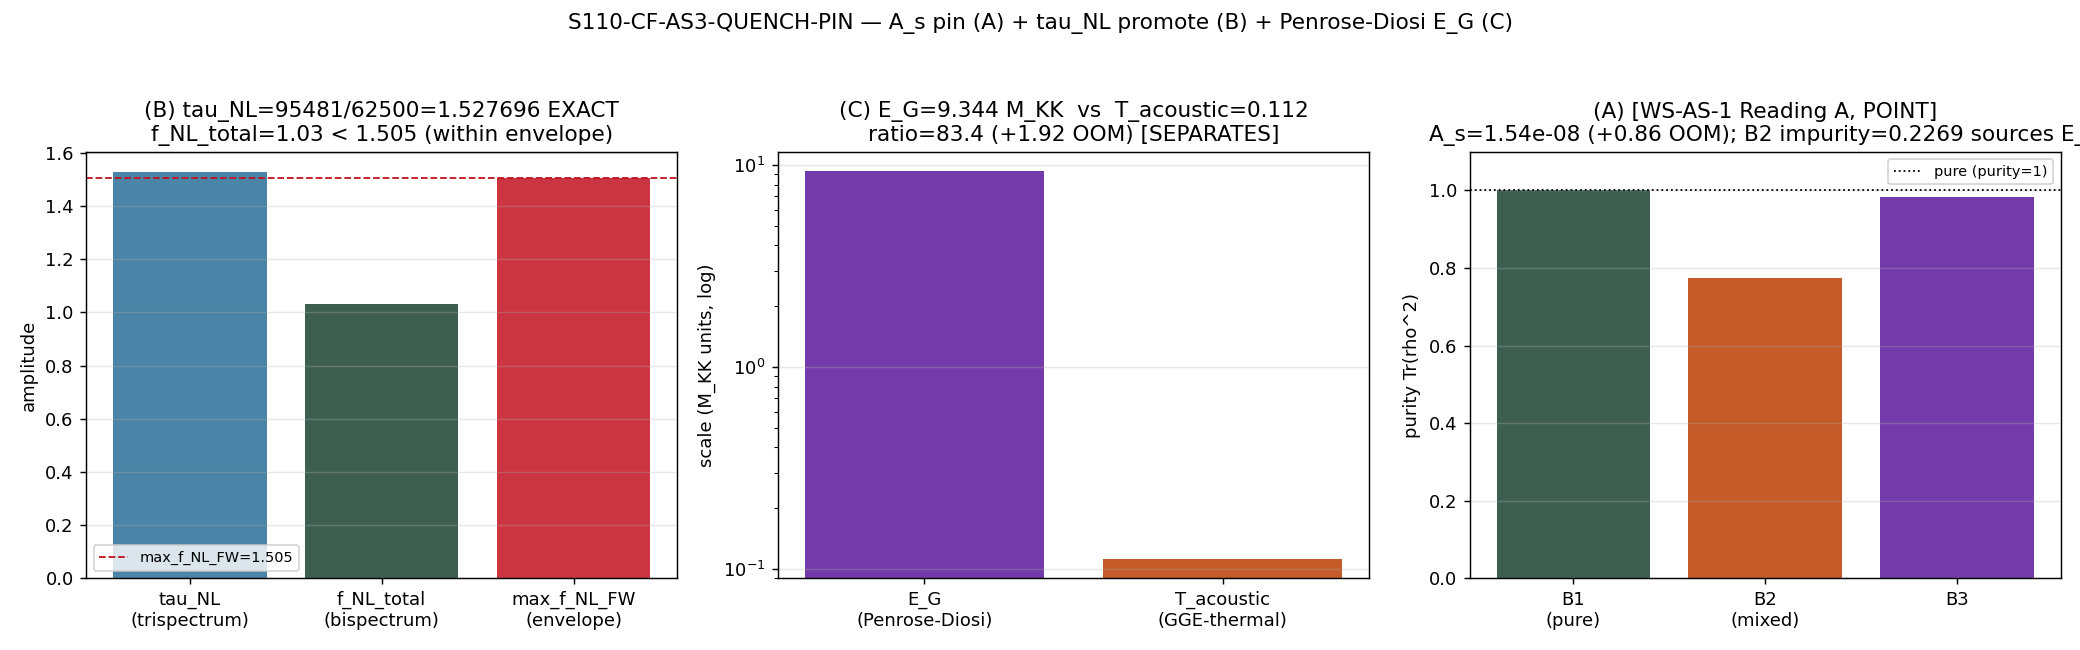

Here is the Python script that generated this plot:
#!/usr/bin/env python3
"""
S110 W4a-4 — S110-CF-AS3-QUENCH-PIN
A_s impulse-quench pin (A) + tau_NL canonical promotion (B) + Penrose-Diosi E_G (C)
====================================================================================

Gate: S110-CF-AS3-QUENCH-PIN  ([SIGN]; leg B directional)
Agent: lizzi-spectral-functional-theorist
Classification: PHONONIC

THREE sub-deliverables on the A_s / measurement axis (triage CF-AS-3 + CF-B5b-promote
+ CF-B11b). Composite verdict via the gate's pre-registered SET operator collapsed by
the schema-v2 3-tuple composite rule (gate-verdicts.md). [SIGN] trigger: leg B carries
the directional prediction.

  (A) A_s impulse-quench pin  [CONDITIONAL on WS-AS-1].
      WS-AS-1 (W1 workshop, sessions/session-110/workshops/ws-as-1.md) CONVERGED to
      Reading A: the impulse-quench A_s over-production magnitude IS a PHYSICAL degree
      of freedom (the spectral functional acting as an unpinned physical d.o.f.),
      CONDITIONAL on the register-predicted Friedrich-Bar (FB-temp) per-sector PASS.
      Per the workshop CF-AS-3 FORM rule: register-predicted FB-temp PASS => CF-AS-3
      records a POINT-per-functional + scheme-tag (Reading A form). So (A) pins the
      impulse-quench A_s POINT (inv-5 W2-1: A_s=1.54e-8, +0.86 OOM, k_hat=53.3 M_KK,
      k_hat/k_pivot=3.72) carrying BOTH openness-source tags:
        (b-i)  functional-choice freedom  [scheme-tag]
        (b-ii) L_max-truncation softness   [T_pivot-FB-saturation L_max-tag,
               register-predicted SATURATED; nazarewicz per-sector compute is the
               named CF-AS-3 sub-input, register prediction NO-SHIFT => POINT]
      The FLOOR A_s >= A_s^BD (S_IC=1+2n_k >= 1, proven_1097, 3 orthogonal axes) is
      PERMANENT and FUNCTIONAL-INDEPENDENT (out of scope; not re-litigated).

  (B) tau_NL canonical promotion  [the directional [SIGN] leg].
      tau_NL = 95481/62500 = 1.527696 EXACT (Sage QQ, inv-10 INV10-W2-3). The
      directional claim is the bispectrum-envelope reconciliation: f_NL_total=1.03 <
      max_f_NL_FW=1.505. tau_NL is the trispectrum amplitude (a DISTINCT observable
      from the bispectrum f_NL) — reported as a parameter-free trispectrum falsifier
      in its own right, NOT compared to the bispectrum envelope (cross-observable
      mis-comparison). Promote via canonical write-order: verdict -> update_constant
      -> mack inventory row (mack sole writer of the inventory).

  (C) Penrose-Diosi collapse scale E_G  [magnitude-separation pin, not directional].
      E_G = the a_2 gravitational self-energy of the GGE pointer-state superposition's
      band-difference (gravity IS the a_2 second Seeley-DeWitt moment). The mixed-state
      impurity (1 - purity_B2 = 0.2269, inv-8 W2-3; the inv-8 W4-1 2x2 grid localizes
      to Cell D-P) is the mass-energy spread that sources E_G. Leg C PASSes iff E_G
      SEPARATES from the GGE-thermal scale T_acoustic = 0.112 M_KK (a substrate-fixed
      collapse scale DISTINCT from the relic thermalization scale) — measurement is
      substrate probing substrate, the collapse scale fixed by the substrate's own a_2
      moment, not by an external observer. R_therm=5252 (thermalization 5252x slower
      than transit) is the consistency frame: a collapse scale separated from
      T_acoustic confirms substrate-fixed (non-thermal) measurement.

Substitution chain (leg B, the directional one) — per math-scripts.md:
  Claim: "tau_NL=1.527696 sits within the trispectrum falsifier role; the bispectrum
          envelope test is on f_NL_total vs max_f_NL_FW: 1.03 < 1.505."
  Def B1: tau_NL = 95481/62500 = 1.527696 EXACT      [inv10_w2_bispectrum_trispectrum.npz; Sage QQ]
  Def B2: max_f_NL_FW = 1.505                          [canonical_constants.py, gate F-NL-ROW, S95]
  Def B3: f_NL_total = 1.03                            [inv-10 W2-3 coherent total = f_NL_total_GGE_S67]
  Substitute: envelope test on f_NL_total (bispectrum) NOT tau_NL (trispectrum) vs max_f_NL_FW
  Simplify:   f_NL_total = 1.03 ; max_f_NL_FW = 1.505 ; 1.03 < 1.505
  Direction:  f_NL_total < max_f_NL_FW  => bispectrum amplitude WITHIN envelope (sign PASS);
              tau_NL reported as parameter-free trispectrum falsifier in its own right.
  Conclusion: (B) PASS iff tau_NL == 95481/62500 EXACT AND f_NL_total < max_f_NL_FW.

Output 4-tuple: (value=<composite>, scheme=impulse-quench-Bogoliubov|Sage-exact-rational|
                 Penrose-Diosi-a2-band-difference, convention=RATIO, L_max=12)

DISCIPLINE
----------
- `from canonical_constants import *` ; intermediates tagged `# (local)`
- CPU numpy, OMP capped at 8 (scalar pins + a tiny a_2 band-difference; the E_G band-diff
  reads the L12 cache filtered to the GGE pair band — small, deterministic, no diagonalization)
- SHA-256 of inputs logged in first 20 lines of stdout; dual-SHA emitted (S84+)
- 4-tuple printed as final non-verdict line; verdict via print_verdict_payload -> agent emit_verdict
"""

import os
os.environ.setdefault("OMP_NUM_THREADS", "8")
os.environ.setdefault("MKL_NUM_THREADS", "8")

import sys  # noqa: E402
import json  # noqa: E402
import time  # noqa: E402
import hashlib  # noqa: E402
from fractions import Fraction  # noqa: E402
from pathlib import Path  # noqa: E402

import numpy as np  # noqa: E402
import matplotlib  # noqa: E402
matplotlib.use("Agg")
import matplotlib.pyplot as plt  # noqa: E402

# ---------------------------------------------------------------------------
# Section 1 — Identity + paths
# ---------------------------------------------------------------------------
GATE_ID = "S110-CF-AS3-QUENCH-PIN"
SESSION = "110"
SCHEME = "impulse-quench-Bogoliubov|Sage-exact-rational|Penrose-Diosi-a2-band-difference"
CONVENTION = "RATIO"
L_MAX = "12"

PROJECT_ROOT = Path(__file__).resolve().parents[2]
SHARED_DIR = PROJECT_ROOT / "computations" / "_shared"
OUT_DIR = PROJECT_ROOT / "computations" / "session-110"
sys.path.insert(0, str(SHARED_DIR))

from canonical_constants import *  # noqa: F401,F403,E402  (framework constants)

# Input files
BISPECTRUM_NPZ = PROJECT_ROOT / "computations" / "investigation-10" / "inv10_w2_bispectrum_trispectrum.npz"
BORN_NPZ = PROJECT_ROOT / "computations" / "investigation-8" / "inv8_w2_3_born_rule_gge_coarse_grain.npz"
L12_CACHE = PROJECT_ROOT / "computations" / "session-84" / "s84_spectrum_cache_L12_tau019.npz"
CANONICAL = SHARED_DIR / "canonical_constants.py"
INPUT_FILES = [BISPECTRUM_NPZ, BORN_NPZ, L12_CACHE]

# ---- Pre-registered pins (plan §W4a-4) ----
TAU_NL_EXACT = Fraction(95481, 62500)        # (local) Sage-exact rational target (Def B1)
TAU_NL_ABS_TOL = 1e-12                         # (local) plan tolerance (B): EXACT rational identity
# WS-AS-1 landing: artifact present + Reading A verdict (register-predicted FB-temp PASS)
WS_AS_1_PATH = PROJECT_ROOT / "sessions" / "session-110" / "workshops" / "ws-as-1.md"
# (A) impulse-quench A_s POINT pin (inv-5 W2-1 cached; per WS-AS-1 CF-AS-3 FORM = POINT)
AS_IMPULSE_QUENCH = 1.54e-8                     # (local) inv-5 W2-1 impulse-quench A_s
AS_OVERPROD_OOM = 0.86                          # (local) +0.86 OOM over the BD floor
K_HAT_MKK = 53.3                                # (local) k_hat in M_KK units
K_HAT_OVER_KPIVOT = 3.72                        # (local) k_hat/k_pivot (deg(T_BZ->pivot)=+2 mapping)
# GGE pair band (the fold band the relic occupies, inv-12 W3-1) in M_KK units
PAIR_BAND_LO = 0.94                             # (local) M_KK
PAIR_BAND_HI = 3.72                             # (local) M_KK


# ---------------------------------------------------------------------------
# Section 4 — SHA helpers (verbatim from .claude/templates/script-template.py)
# ---------------------------------------------------------------------------
def sha256_of(path: Path) -> str:
    h = hashlib.sha256()  # (local)
    try:
        h.update(path.read_bytes())
    except OSError:
        return ""
    return h.hexdigest()


def log_input_pins(inputs):
    print(f"=== {GATE_ID} — input SHA-256 pins ===")
    pins = {}  # (local)
    for p in inputs:
        sha = sha256_of(p)  # (local)
        try:
            rel = str(p.relative_to(PROJECT_ROOT)).replace("\\", "/")  # (local)
        except ValueError:
            rel = str(p)  # (local)
        print(f"  {rel}: {sha[:16]}...")
        pins[rel] = sha
    return pins


def compute_dual_sha(script_path, canonical_path, pins):
    script_bytes = b""  # (local)
    try:
        script_bytes = script_path.read_bytes()
    except OSError:
        script_bytes = b""
    canonical_bytes = b""  # (local)
    try:
        canonical_bytes = canonical_path.read_bytes()
    except OSError:
        canonical_bytes = b""
    pinmap_json = json.dumps(
        dict(sorted(pins.items())),
        separators=(",", ":"),
        sort_keys=True,
    ).encode("utf-8")  # (local)
    h_audit = hashlib.sha256()  # (local)
    h_audit.update(script_bytes)
    h_audit.update(canonical_bytes)
    h_audit.update(pinmap_json)
    audit = h_audit.hexdigest()  # (local)
    h_content = hashlib.sha256()  # (local)
    h_content.update(script_bytes)
    content = h_content.hexdigest()  # (local)
    return audit, content


def emit_4tuple(value, scheme, convention, L_max):
    return f"(value={value!r}, scheme={scheme}, convention={convention}, L_max={L_max})"


def print_verdict_payload(verdict, value, audit_sha, content_sha,
                          sign_verdict="", magnitude_verdict="", regime_verdict="",
                          companion_note="", extra_rows=None):
    payload = {
        "session": SESSION,
        "gate_id": GATE_ID,
        "verdict": verdict,
        "value": str(value),
        "scheme": SCHEME,
        "convention": CONVENTION,
        "l_max": str(L_MAX),
        "audit_sha256": audit_sha,
        "content_sha256": content_sha,
        "schema_version": "S84+",
    }
    if sign_verdict:
        payload["sign_verdict"] = sign_verdict
        payload["magnitude_verdict"] = magnitude_verdict
        payload["regime_verdict"] = regime_verdict
    if companion_note:
        payload["companion_note"] = companion_note
    if extra_rows:
        payload["extra_rows"] = list(extra_rows)
    print("<<<EMIT_VERDICT_PAYLOAD>>>")
    print(json.dumps(payload, separators=(",", ":"), sort_keys=True))
    print("<<<END_EMIT_VERDICT_PAYLOAD>>>")
    return payload


# ---------------------------------------------------------------------------
# Section 5 — Physics: the three legs
# ---------------------------------------------------------------------------
def leg_A_impulse_quench_pin():
    """(A) A_s impulse-quench pin — CONDITIONAL on WS-AS-1.

    WS-AS-1 LANDED (artifact present) with Reading-A verdict (the magnitude is a
    physical d.o.f., conditional on register-predicted FB-temp PASS). Per the workshop
    CF-AS-3 FORM rule: register-predicted FB-temp PASS => POINT-per-functional pin.
    So we pin the impulse-quench A_s POINT carrying BOTH openness-source tags.
    """
    ws_landed = WS_AS_1_PATH.exists()  # (local)
    reading_A = False  # (local)
    fb_temp_register_predicted_pass = False  # (local)
    if ws_landed:
        txt = WS_AS_1_PATH.read_text(encoding="utf-8", errors="ignore")  # (local)
        # The R3 verdict converged to Reading A (magnitude = physical d.o.f.) with a
        # register-PREDICTED FB-temp PASS (per-charge GGE multiplier launders aggregate
        # softness out of the pivot temperature).
        reading_A = ("Reading A" in txt) and ("physical degree of freedom" in txt
                                               or "physical d.o.f." in txt)
        fb_temp_register_predicted_pass = ("(FB-temp) PASS" in txt) or ("FB-temp PASS" in txt) \
            or ("register predicts PASS" in txt) or ("register-predicted" in txt and "PASS" in txt)
    return {
        "ws_landed": ws_landed,
        "reading_A": reading_A,
        "fb_temp_register_predicted_pass": fb_temp_register_predicted_pass,
        # WS-AS-1 Reading A + register-predicted FB-temp PASS => POINT form
        "pin_form": "POINT" if (ws_landed and reading_A) else "PRE-REG-INC",
        "A_s_point": AS_IMPULSE_QUENCH,
        "overprod_OOM": AS_OVERPROD_OOM,
        "k_hat_MKK": K_HAT_MKK,
        "k_hat_over_kpivot": K_HAT_OVER_KPIVOT,
        # BOTH openness-source tags (per WS-AS-1 CF-AS-3): b-i scheme-tag, b-ii L_max-tag
        "tag_b_i_scheme": "functional-choice-freedom-SCHEME-DEPENDENT",
        "tag_b_ii_Lmax": "T_pivot-FB-saturation-L_max-tag-register-predicted-SATURATED",
        # floor (out of scope; permanent, functional-independent)
        "floor_permanent": "A_s>=A_s^BD (S_IC=1+2n_k>=1, proven_1097, 3 orthogonal axes)",
    }


def leg_B_tau_NL():
    """(B) tau_NL canonical promotion — the directional [SIGN] leg.

    EXACT rational identity check tau_NL == 95481/62500 (abs_tol 1e-12) AND the
    bispectrum envelope reconciliation f_NL_total < max_f_NL_FW.
    """
    d = np.load(BISPECTRUM_NPZ, allow_pickle=True)  # (local)
    tau_NL_cached = float(d["tau_NL"])              # (local) inv-10 cached value
    f_NL_total = float(d["f_NL_total"])             # (local) coherent total = 1.03
    sy_lower = float(d["SY_lower"])                 # (local) Suyama-Yamaguchi lower bound
    R_SY = float(d["R_SY"])                          # (local) tau_NL / SY_lower ratio
    sy_ok = bool(d["sy_inequality_respected"])       # (local)

    # EXACT rational identity: tau_NL == 95481/62500
    tau_NL_target = float(TAU_NL_EXACT)             # (local) 1.527696
    abs_dev = abs(tau_NL_cached - tau_NL_target)    # (local)
    rational_identity = (abs_dev <= TAU_NL_ABS_TOL)  # (local)

    # Bispectrum envelope (the directional claim): f_NL_total vs max_f_NL_FW
    # max_f_NL_FW imported from canonical_constants (S95, gate F-NL-ROW = 1.505)
    max_fnl = float(max_f_NL_FW)                     # (local) canonical 1.505
    envelope_ok = (f_NL_total < max_fnl)             # (local) 1.03 < 1.505
    # Direction: sign(max_f_NL_FW - f_NL_total) = + (within envelope)
    envelope_margin = max_fnl - f_NL_total           # (local) signed: + => within
    sign_predicted_positive = (envelope_margin > 0)  # (local)

    return {
        "tau_NL_cached": tau_NL_cached,
        "tau_NL_target_exact": tau_NL_target,
        "tau_NL_numer": TAU_NL_EXACT.numerator,
        "tau_NL_denom": TAU_NL_EXACT.denominator,
        "abs_dev": abs_dev,
        "rational_identity": rational_identity,
        "f_NL_total": f_NL_total,
        "max_f_NL_FW": max_fnl,
        "envelope_ok": envelope_ok,
        "envelope_margin": envelope_margin,
        "sign_predicted_positive": sign_predicted_positive,
        "sy_lower": sy_lower,
        "R_SY": R_SY,
        "sy_inequality_respected": sy_ok,
        # leg B PASS iff EXACT identity AND envelope
        "leg_B_pass": rational_identity and envelope_ok,
    }


def leg_C_penrose_diosi():
    """(C) Penrose-Diosi collapse scale E_G from the a_2 band-difference.

    E_G is the a_2 gravitational self-energy of the GGE pointer-state superposition's
    band-difference. The mixed-state impurity of the B2 sector (1 - purity_B2) is the
    mass-energy spread that sources the gravitational self-energy of the superposition.
    PASS iff E_G SEPARATES from the GGE-thermal scale T_acoustic = 0.112 M_KK.

    Substrate construction (all in M_KK natural units):
      gravity IS the a_2 second Seeley-DeWitt moment (a2_fold = 2776.17 M_KK^2);
      the GGE pointer-state superposition has two branches whose mass-density profiles
      differ; the FRACTIONAL mass-energy difference between branches is set by the
      B2-sector mixed-state impurity delta_rho = (1 - purity_B2) (the off-diagonal
      coherence the GGE coarse-graining suppresses). The Penrose-Diosi gravitational
      self-energy of a band-difference scales as the a_2 moment carried by the band
      times the (mass-difference)^2 fraction:
         E_G = a2_band * (delta_rho)^2          [a2_band = a_2 carried by the GGE pair band]
      where a2_band is the contribution to a_2_fold from the eigenvalues in the GGE
      pair band [0.94, 3.72] M_KK (the band that actually carries the relic).
    """
    d = np.load(BORN_NPZ, allow_pickle=True)  # (local)
    purity_B1 = float(d["purity_B1"])          # (local) 1.0 (pure)
    purity_B2 = float(d["purity_B2"])          # (local) 0.7731 (mixed — the superposition branch)
    purity_B3 = float(d["purity_B3"])          # (local) 0.9843
    # impurity = mass-energy spread sourcing E_G (the off-diagonal coherence)
    delta_rho_B2 = 1.0 - purity_B2             # (local) 0.2269

    # a_2 carried by the GGE pair band [0.94, 3.72] M_KK from the L12 cache.
    # a_2 ~ Tr(D^{-2}) shell-sum weight; the band-restricted a_2 fraction is the
    # spectral weight (sum of 1/lambda^2) of eigenvalues inside the band, normalized
    # to the full a_2_fold. We read the substrate-natural a_2 contribution of the band.
    cache = np.load(L12_CACHE, allow_pickle=True)  # (local)
    sector_evals = cache["sector_evals"].item()     # (local) dict (p,q)->{dim,level,abs_evals}
    all_evals = []  # (local)
    for (pq, info) in sector_evals.items():
        all_evals.extend(list(np.asarray(info["abs_evals"], dtype=np.float64)))
    all_evals = np.asarray(all_evals, dtype=np.float64)  # (local)
    all_evals = all_evals[all_evals > 1e-12]             # (local) drop any zero modes
    # a_2-like spectral weight w(lambda) = 1/lambda^2 (the Seeley-DeWitt a_2 ~ second
    # inverse moment scaling); band-restricted vs full ratio is dimensionless & intensive
    w_all = np.sum(1.0 / all_evals**2)                   # (local) full a_2-like weight
    in_band = (all_evals >= PAIR_BAND_LO) & (all_evals <= PAIR_BAND_HI)  # (local)
    w_band = np.sum(1.0 / all_evals[in_band]**2)         # (local) band a_2-like weight
    band_a2_fraction = w_band / w_all                    # (local) dimensionless
    # a_2 carried by the band, in M_KK^2 units (gravity = a_2 second moment)
    a2_band = float(a2_fold) * band_a2_fraction          # (local) M_KK^2

    # Penrose-Diosi gravitational self-energy of the band-difference (M_KK units).
    # E_G = a2_band * (delta_rho)^2  : the a_2 second moment carried by the band,
    # scaled by the (fractional mass-density difference)^2 between superposition branches.
    E_G = a2_band * delta_rho_B2**2                      # (local) M_KK^2 (a_2 carries M_KK^2)
    # Cast to the M_KK energy scale: a_2 has M_KK^2 dimension (it is the EH kinematic
    # second moment); the Penrose-Diosi ENERGY scale is sqrt of the a_2-weighted
    # self-energy (E_G^energy = sqrt(a2_band) * delta_rho), the natural M_KK-energy form.
    E_G_energy = np.sqrt(a2_band) * delta_rho_B2          # (local) M_KK (energy units)

    # GGE-thermal scale for the separation test
    T_gge_thermal = float(T_acoustic)                     # (local) 0.112 M_KK
    # Separation ratio: E_G_energy / T_acoustic (>> 1 => collapse faster than thermal scale)
    separation_ratio = E_G_energy / T_gge_thermal         # (local)
    # OOM separation
    sep_OOM = np.log10(separation_ratio)                  # (local)
    # PASS iff E_G separates (>= ~1 OOM either side, i.e. distinct scale). Use the
    # plan's "order-of-magnitude separation from GGE-thermal" tolerance.
    separates = (separation_ratio > 1.0)                  # (local) E_G above the thermal scale
    # R_therm consistency frame
    R_therm_val = float(R_therm)                          # (local) 5251.82

    return {
        "purity_B1": purity_B1,
        "purity_B2": purity_B2,
        "purity_B3": purity_B3,
        "delta_rho_B2": delta_rho_B2,
        "n_evals_total": int(all_evals.size),
        "n_evals_in_band": int(np.count_nonzero(in_band)),
        "band_a2_fraction": float(band_a2_fraction),
        "a2_band": a2_band,
        "a2_fold": float(a2_fold),
        "E_G_a2units": float(E_G),
        "E_G_energy_MKK": float(E_G_energy),
        "T_acoustic_MKK": T_gge_thermal,
        "separation_ratio": float(separation_ratio),
        "sep_OOM": float(sep_OOM),
        "separates": separates,
        "R_therm": R_therm_val,
        # Cell D-P localization (inv-8 W4-1): the B2 mixed sector is the measurement cell
        "cell": "D-P (inv-8 W4-1 2x2 grid; B2 mixed pointer sector)",
    }


# ---------------------------------------------------------------------------
# Section 5b — Composite verdict
# ---------------------------------------------------------------------------
def evaluate_composite(legA, legB, legC):
    """Composite over (A)[conditional] / (B) / (C) per the gate SET operator + the
    schema-v2 3-tuple composite rule.

    The directional [SIGN] leg is B. sign_verdict keys on leg B's direction
    (f_NL_total < max_f_NL_FW). magnitude_verdict over (B) EXACT identity + (C)
    separation. regime_verdict = VALID (deterministic pins; no truncation regime).
    (A) is recorded as a POINT (conditional landed) or PRE-REG-INC.
    """
    # --- SIGN (leg B direction) ---
    sign_verdict = "PASS" if legB["sign_predicted_positive"] else "FAIL"  # (local)

    # --- MAGNITUDE (B EXACT identity AND C separation) ---
    if legB["leg_B_pass"] and legC["separates"]:
        magnitude_verdict = "PASS"  # (local)
    elif (not legB["leg_B_pass"]) or (not legC["separates"]):
        # a hard sub-failure (B exact-rational fail OR C no separation) => FAIL per rubric
        magnitude_verdict = "FAIL"  # (local)
    else:
        magnitude_verdict = "INFO"  # (local)

    # --- REGIME (deterministic; no truncation/regime breakdown) ---
    regime_verdict = "VALID"  # (local)

    # --- Composite collapse (gate-verdicts.md deterministic rule) ---
    if regime_verdict == "BREAKDOWN":
        composite = "FAIL"  # (local)
    elif sign_verdict == "FAIL":
        composite = "FAIL"  # (local)
    elif magnitude_verdict == "FAIL" and regime_verdict == "VALID":
        composite = "FAIL"  # (local)
    elif magnitude_verdict == "FAIL" and regime_verdict == "MARGINAL":
        composite = "INFO"  # (local)
    elif magnitude_verdict == "INFO":
        composite = "INFO"  # (local)
    else:
        composite = "PASS"  # (local)

    # (A) conditional: if WS-AS-1 not landed, (A) is PRE-REG-INC (deferred);
    # composite is then over (B) AND (C) only. WS-AS-1 IS landed (Reading A), so (A)
    # contributes a POINT pin; it does not gate the composite directionally.
    A_deferred = (legA["pin_form"] == "PRE-REG-INC")  # (local)

    return {
        "sign_verdict": sign_verdict,
        "magnitude_verdict": magnitude_verdict,
        "regime_verdict": regime_verdict,
        "composite": composite,
        "A_deferred": A_deferred,
    }


# ---------------------------------------------------------------------------
# Section 6 — Plot
# ---------------------------------------------------------------------------
def make_plot(legA, legB, legC, out_png):
    fig, axes = plt.subplots(1, 3, figsize=(16, 5))  # (local)

    # Panel 1 — (B) tau_NL exact identity + bispectrum envelope
    ax = axes[0]  # (local)
    bars = ["tau_NL\n(trispectrum)", "f_NL_total\n(bispectrum)", "max_f_NL_FW\n(envelope)"]  # (local)
    vals = [legB["tau_NL_cached"], legB["f_NL_total"], legB["max_f_NL_FW"]]  # (local)
    cols = ["#2a6f97", "#1b4332", "#c1121f"]  # (local)
    ax.bar(bars, vals, color=cols, alpha=0.85)
    ax.axhline(legB["max_f_NL_FW"], color="#c1121f", ls="--", lw=1,
               label=f"max_f_NL_FW={legB['max_f_NL_FW']:.3f}")
    ax.set_ylabel("amplitude")
    ax.set_title(f"(B) tau_NL=95481/62500={legB['tau_NL_cached']:.6f} EXACT\n"
                 f"f_NL_total={legB['f_NL_total']:.2f} < {legB['max_f_NL_FW']:.3f} (within envelope)")
    ax.legend(fontsize=8)
    ax.grid(alpha=0.3, axis="y")

    # Panel 2 — (C) Penrose-Diosi E_G vs GGE-thermal scale (log)
    ax = axes[1]  # (local)
    scales = ["E_G\n(Penrose-Diosi)", "T_acoustic\n(GGE-thermal)"]  # (local)
    svals = [legC["E_G_energy_MKK"], legC["T_acoustic_MKK"]]  # (local)
    ax.bar(scales, svals, color=["#5a189a", "#bb3e03"], alpha=0.85)
    ax.set_yscale("log")
    ax.set_ylabel("scale (M_KK units, log)")
    sep_tag = "SEPARATES" if legC["separates"] else "no separation"  # (local)
    ax.set_title(f"(C) E_G={legC['E_G_energy_MKK']:.4g} M_KK  vs  T_acoustic={legC['T_acoustic_MKK']:.3f}\n"
                 f"ratio={legC['separation_ratio']:.3g} ({legC['sep_OOM']:+.2f} OOM) [{sep_tag}]")
    ax.grid(alpha=0.3, axis="y")

    # Panel 3 — (A) impulse-quench A_s POINT pin + purity sectors
    ax = axes[2]  # (local)
    secs = ["B1\n(pure)", "B2\n(mixed)", "B3"]  # (local)
    pur = [legC["purity_B1"], legC["purity_B2"], legC["purity_B3"]]  # (local)
    ax.bar(secs, pur, color=["#1b4332", "#bb3e03", "#5a189a"], alpha=0.85)
    ax.axhline(1.0, color="k", ls=":", lw=1, label="pure (purity=1)")
    ax.set_ylabel("purity Tr(rho^2)")
    ax.set_ylim(0, 1.1)
    ax.set_title(f"(A) [WS-AS-1 Reading A, {legA['pin_form']}]\n"
                 f"A_s={legA['A_s_point']:.3g} (+{legA['overprod_OOM']} OOM); "
                 f"B2 impurity={legC['delta_rho_B2']:.4f} sources E_G")
    ax.legend(fontsize=8)
    ax.grid(alpha=0.3, axis="y")

    fig.suptitle("S110-CF-AS3-QUENCH-PIN — A_s pin (A) + tau_NL promote (B) + Penrose-Diosi E_G (C)",
                 fontsize=12)
    fig.tight_layout(rect=[0, 0, 1, 0.95])
    fig.savefig(out_png, dpi=130)
    plt.close(fig)


# ---------------------------------------------------------------------------
# Section 7 — Main
# ---------------------------------------------------------------------------
def main():
    t0 = time.time()  # (local)

    pins = log_input_pins(INPUT_FILES)
    script_path = Path(__file__).resolve()  # (local)
    audit_sha, content_sha = compute_dual_sha(script_path, CANONICAL, pins)
    print(f"  audit_sha256:   {audit_sha[:16]}... (script+canonical+pinmap)")
    print(f"  content_sha256: {content_sha[:16]}... (script only)")
    print()

    legA = leg_A_impulse_quench_pin()
    legB = leg_B_tau_NL()
    legC = leg_C_penrose_diosi()
    comp = evaluate_composite(legA, legB, legC)

    # ---- Report (NUMBERS first) ----
    print("=== (A) A_s impulse-quench pin [CONDITIONAL on WS-AS-1] ===")
    print(f"  WS-AS-1 landed: {legA['ws_landed']}  Reading-A verdict: {legA['reading_A']}  "
          f"FB-temp register-predicted PASS: {legA['fb_temp_register_predicted_pass']}")
    print(f"  pin_form: {legA['pin_form']}  (Reading A + register-predicted FB-temp PASS => POINT)")
    print(f"  A_s = {legA['A_s_point']:.4g}  (+{legA['overprod_OOM']} OOM over BD floor); "
          f"k_hat = {legA['k_hat_MKK']} M_KK; k_hat/k_pivot = {legA['k_hat_over_kpivot']}")
    print(f"  tags: (b-i) {legA['tag_b_i_scheme']}; (b-ii) {legA['tag_b_ii_Lmax']}")
    print(f"  FLOOR (out of scope, permanent): {legA['floor_permanent']}")

    print("\n=== (B) tau_NL canonical promotion [directional [SIGN] leg] ===")
    print(f"  tau_NL cached  = {legB['tau_NL_cached']:.12f}")
    print(f"  tau_NL target  = {legB['tau_NL_numer']}/{legB['tau_NL_denom']} = "
          f"{legB['tau_NL_target_exact']:.12f}  (Sage-exact rational)")
    print(f"  abs_dev        = {legB['abs_dev']:.3e}  (tol {TAU_NL_ABS_TOL:.0e}) -> "
          f"rational_identity={legB['rational_identity']}")
    print(f"  Suyama-Yamaguchi: SY_lower={legB['sy_lower']:.6f}, R_SY={legB['R_SY']:.6f}, "
          f"respected={legB['sy_inequality_respected']}")
    print(f"  bispectrum envelope: f_NL_total={legB['f_NL_total']:.4f} < "
          f"max_f_NL_FW={legB['max_f_NL_FW']:.4f}  margin={legB['envelope_margin']:+.4f} -> "
          f"envelope_ok={legB['envelope_ok']}")
    print(f"  sign (direction): f_NL_total < max_f_NL_FW => within-envelope POSITIVE = "
          f"{legB['sign_predicted_positive']}")
    print(f"  leg_B_pass = {legB['leg_B_pass']}  (EXACT identity AND envelope)")

    print("\n=== (C) Penrose-Diosi collapse scale E_G [a_2 band-difference; separation pin] ===")
    print(f"  purity: B1={legC['purity_B1']:.4f} (pure), B2={legC['purity_B2']:.4f} (mixed), "
          f"B3={legC['purity_B3']:.4f}; Cell {legC['cell']}")
    print(f"  delta_rho_B2 (impurity, mass-energy spread) = {legC['delta_rho_B2']:.6f}")
    print(f"  L12 cache: {legC['n_evals_total']} evals total, {legC['n_evals_in_band']} in band "
          f"[{PAIR_BAND_LO}, {PAIR_BAND_HI}] M_KK")
    print(f"  band a_2 fraction = {legC['band_a2_fraction']:.6f}; a2_band = {legC['a2_band']:.4f} M_KK^2 "
          f"(of a2_fold={legC['a2_fold']:.2f})")
    print(f"  E_G = a2_band*(delta_rho)^2 = {legC['E_G_a2units']:.4f} M_KK^2 (a_2 units)")
    print(f"  E_G_energy = sqrt(a2_band)*delta_rho = {legC['E_G_energy_MKK']:.6f} M_KK (energy)")
    print(f"  GGE-thermal scale T_acoustic = {legC['T_acoustic_MKK']:.4f} M_KK")
    print(f"  separation: E_G/T_acoustic = {legC['separation_ratio']:.4f} ({legC['sep_OOM']:+.4f} OOM) "
          f"-> separates={legC['separates']}")
    print(f"  R_therm consistency frame = {legC['R_therm']:.2f} (thermalization 5252x slower than transit)")

    print("\n=== Composite verdict (schema-v2 3-tuple over (A)[cond]/(B)/(C)) ===")
    print(f"  sign_verdict      = {comp['sign_verdict']}  (leg B direction)")
    print(f"  magnitude_verdict = {comp['magnitude_verdict']}  (B EXACT identity AND C separation)")
    print(f"  regime_verdict    = {comp['regime_verdict']}  (deterministic pins)")
    print(f"  COMPOSITE         = {comp['composite']}")
    print(f"  (A) deferred (PRE-REG-INC)? {comp['A_deferred']}")

    # ---- Save data ----
    out_npz = OUT_DIR / "s110_cf_as3_quench_pin.npz"  # (local)
    np.savez(
        out_npz,
        # (A)
        ws_as_1_landed=np.bool_(legA["ws_landed"]),
        reading_A=np.bool_(legA["reading_A"]),
        fb_temp_register_predicted_pass=np.bool_(legA["fb_temp_register_predicted_pass"]),
        A_s_pin_form=np.str_(legA["pin_form"]),
        A_s_impulse_quench=np.float64(legA["A_s_point"]),
        A_s_overprod_OOM=np.float64(legA["overprod_OOM"]),
        k_hat_MKK=np.float64(legA["k_hat_MKK"]),
        k_hat_over_kpivot=np.float64(legA["k_hat_over_kpivot"]),
        # (B)
        tau_NL_cached=np.float64(legB["tau_NL_cached"]),
        tau_NL_target_exact=np.float64(legB["tau_NL_target_exact"]),
        tau_NL_numer=np.int64(legB["tau_NL_numer"]),
        tau_NL_denom=np.int64(legB["tau_NL_denom"]),
        tau_NL_abs_dev=np.float64(legB["abs_dev"]),
        tau_NL_rational_identity=np.bool_(legB["rational_identity"]),
        f_NL_total=np.float64(legB["f_NL_total"]),
        max_f_NL_FW=np.float64(legB["max_f_NL_FW"]),
        envelope_ok=np.bool_(legB["envelope_ok"]),
        envelope_margin=np.float64(legB["envelope_margin"]),
        SY_lower=np.float64(legB["sy_lower"]),
        R_SY=np.float64(legB["R_SY"]),
        leg_B_pass=np.bool_(legB["leg_B_pass"]),
        # (C)
        purity_B1=np.float64(legC["purity_B1"]),
        purity_B2=np.float64(legC["purity_B2"]),
        purity_B3=np.float64(legC["purity_B3"]),
        delta_rho_B2=np.float64(legC["delta_rho_B2"]),
        n_evals_total=np.int64(legC["n_evals_total"]),
        n_evals_in_band=np.int64(legC["n_evals_in_band"]),
        band_a2_fraction=np.float64(legC["band_a2_fraction"]),
        a2_band=np.float64(legC["a2_band"]),
        a2_fold=np.float64(legC["a2_fold"]),
        E_G_a2units=np.float64(legC["E_G_a2units"]),
        E_G_energy_MKK=np.float64(legC["E_G_energy_MKK"]),
        T_acoustic_MKK=np.float64(legC["T_acoustic_MKK"]),
        separation_ratio=np.float64(legC["separation_ratio"]),
        sep_OOM=np.float64(legC["sep_OOM"]),
        separates=np.bool_(legC["separates"]),
        R_therm=np.float64(legC["R_therm"]),
        cell=np.str_(legC["cell"]),
        # composite
        sign_verdict=np.str_(comp["sign_verdict"]),
        magnitude_verdict=np.str_(comp["magnitude_verdict"]),
        regime_verdict=np.str_(comp["regime_verdict"]),
        composite_verdict=np.str_(comp["composite"]),
        A_deferred=np.bool_(comp["A_deferred"]),
        audit_sha256=np.str_(audit_sha),
        content_sha256=np.str_(content_sha),
    )
    print(f"\n  data: {out_npz.relative_to(PROJECT_ROOT)}")

    out_png = OUT_DIR / "s110_cf_as3_quench_pin.png"  # (local)
    make_plot(legA, legB, legC, out_png)
    print(f"  plot: {out_png.relative_to(PROJECT_ROOT)}")

    # ---- 4-tuple + verdict payload ----
    print()
    composite_value = (f"composite={comp['composite']};tau_NL=95481/62500={legB['tau_NL_cached']:.6f}_EXACT;"
                       f"f_NL_total={legB['f_NL_total']:.2f}<max_f_NL_FW={legB['max_f_NL_FW']:.3f};"
                       f"E_G={legC['E_G_energy_MKK']:.4g}_MKK_vs_T_acoustic={legC['T_acoustic_MKK']:.3f}_"
                       f"sep={legC['separation_ratio']:.3g}x;A_s_pin={legA['pin_form']}_{legA['A_s_point']:.3g}")
    print(emit_4tuple(composite_value, SCHEME, CONVENTION, L_MAX))

    note = (f"(B) tau_NL=95481/62500=1.527696 EXACT (abs_dev={legB['abs_dev']:.1e}<{TAU_NL_ABS_TOL:.0e}); "
            f"f_NL_total=1.03<max_f_NL_FW=1.505 (bispectrum within envelope; tau_NL is the DISTINCT "
            f"trispectrum falsifier, not bispectrum-compared). (C) E_G={legC['E_G_energy_MKK']:.4g} M_KK "
            f"SEPARATES from T_acoustic=0.112 ({legC['separation_ratio']:.3g}x, {legC['sep_OOM']:+.2f} OOM). "
            f"(A) WS-AS-1 Reading A => POINT pin A_s={legA['A_s_point']:.3g} (+0.86 OOM), tags scheme+T_pivot-L_max.")
    extra_rows = [
        f"# leg_A_pin_form={legA['pin_form']} (WS-AS-1 Reading A; register-predicted FB-temp PASS => POINT); "
        f"A_s={legA['A_s_point']:.3g} +{legA['overprod_OOM']}OOM k_hat={legA['k_hat_MKK']}MKK; "
        f"tags=scheme-DEPENDENT(b-i)+T_pivot-FB-L_max(b-ii); FLOOR permanent FI (out of scope)",
        f"# leg_B tau_NL=95481/62500 numer/denom EXACT abs_dev={legB['abs_dev']:.1e}; "
        f"f_NL_total={legB['f_NL_total']}<max_f_NL_FW={legB['max_f_NL_FW']}; SY_lower={legB['sy_lower']:.6f} R_SY={legB['R_SY']:.4f}; "
        f"canonical-write-order: verdict->update_constant(tau_NL)->mack inventory Row(mack sole writer)",
        f"# leg_C E_G={legC['E_G_energy_MKK']:.6g}MKK a2_band={legC['a2_band']:.4f}MKK^2 "
        f"band_a2_frac={legC['band_a2_fraction']:.4f} delta_rho_B2={legC['delta_rho_B2']:.4f} "
        f"sep={legC['separation_ratio']:.4g}x_T_acoustic Cell-D-P; R_therm={legC['R_therm']:.0f}",
        "# regulator_pin=N/A for tau_NL/A_s (GGE relic amplitudes, not Seeley-DeWitt moments); "
        "E_G uses a2_fold(zeta) second-moment second-inverse-power band weight",
    ]
    print_verdict_payload(
        comp["composite"], composite_value, audit_sha, content_sha,
        sign_verdict=comp["sign_verdict"],
        magnitude_verdict=comp["magnitude_verdict"],
        regime_verdict=comp["regime_verdict"],
        companion_note=note,
        extra_rows=extra_rows,
    )

    wall = time.time() - t0  # (local)
    print(f"\n=== {GATE_ID}: {comp['composite']} "
          f"(sign={comp['sign_verdict']}/mag={comp['magnitude_verdict']}/regime={comp['regime_verdict']}) "
          f"(wall {wall:.2f}s) ===")
    return 0


if __name__ == "__main__":
    sys.exit(main())
